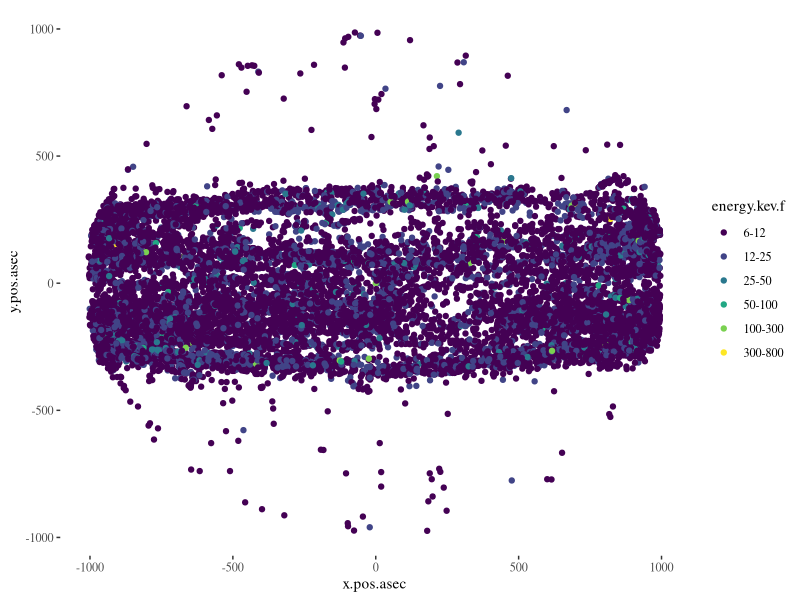
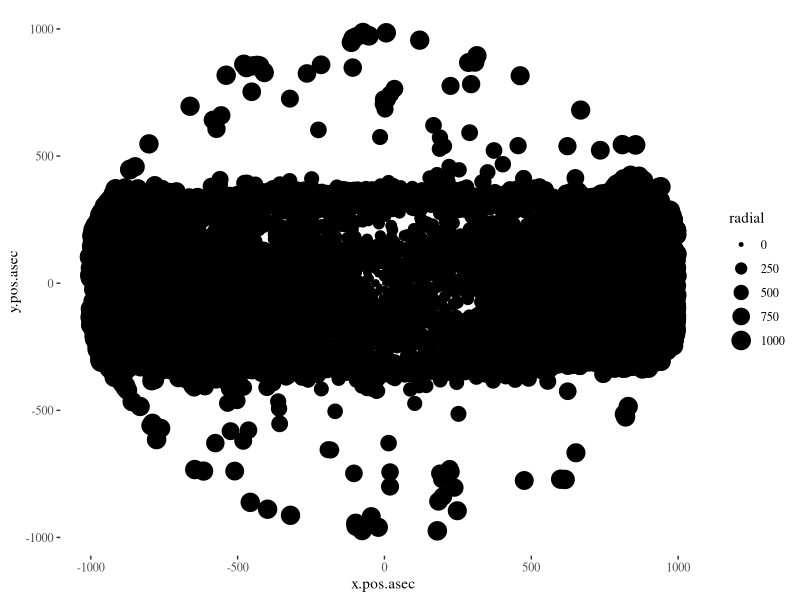
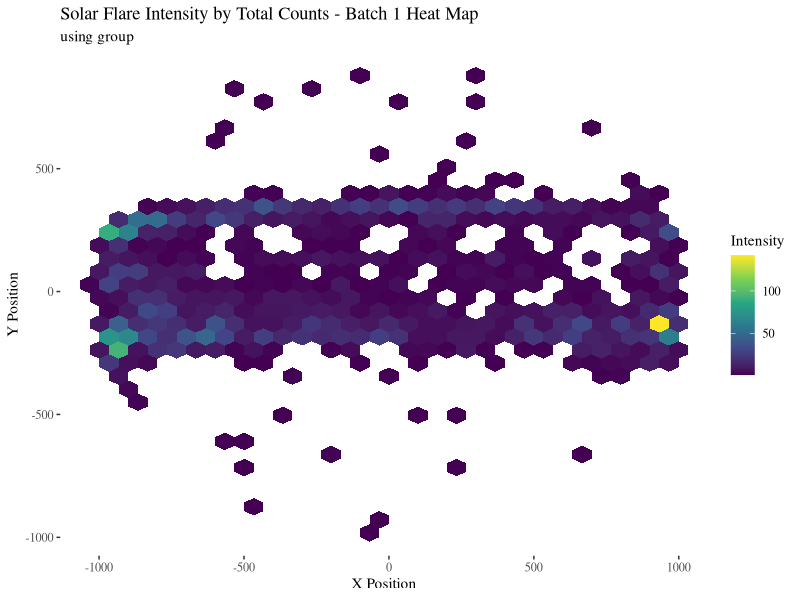
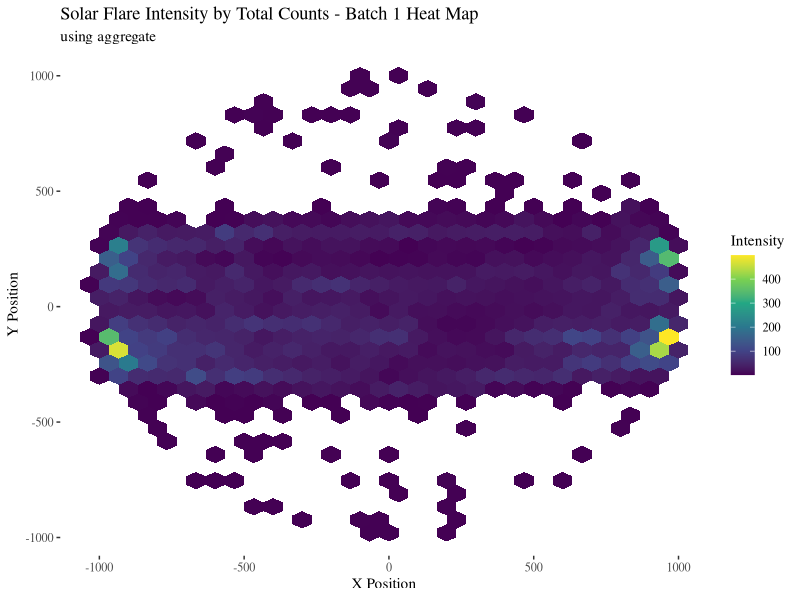
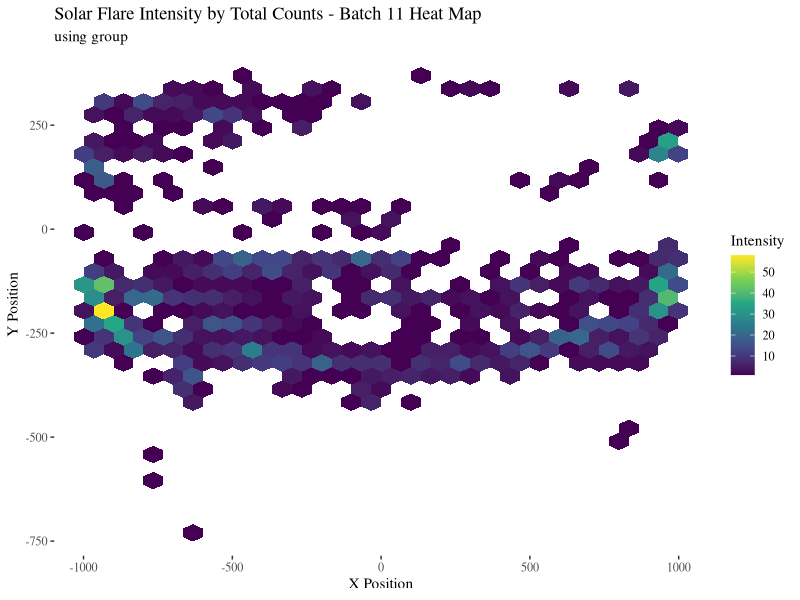
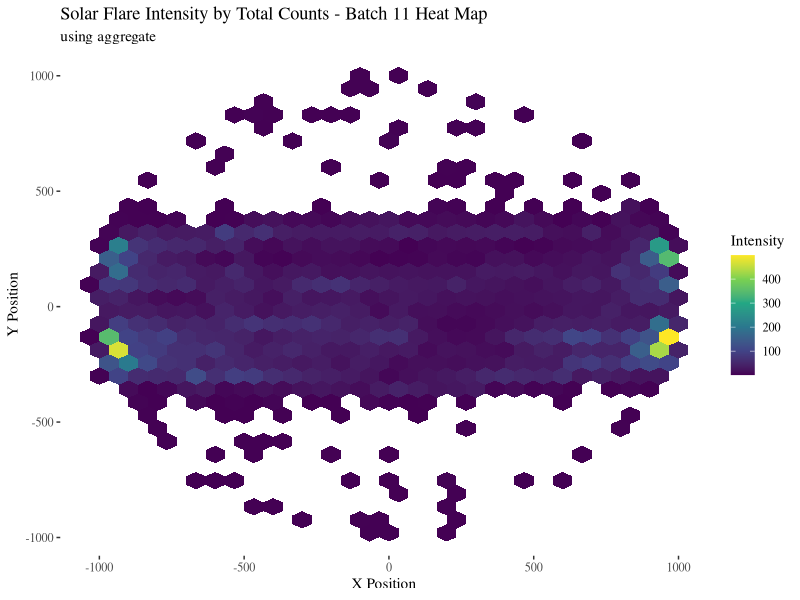
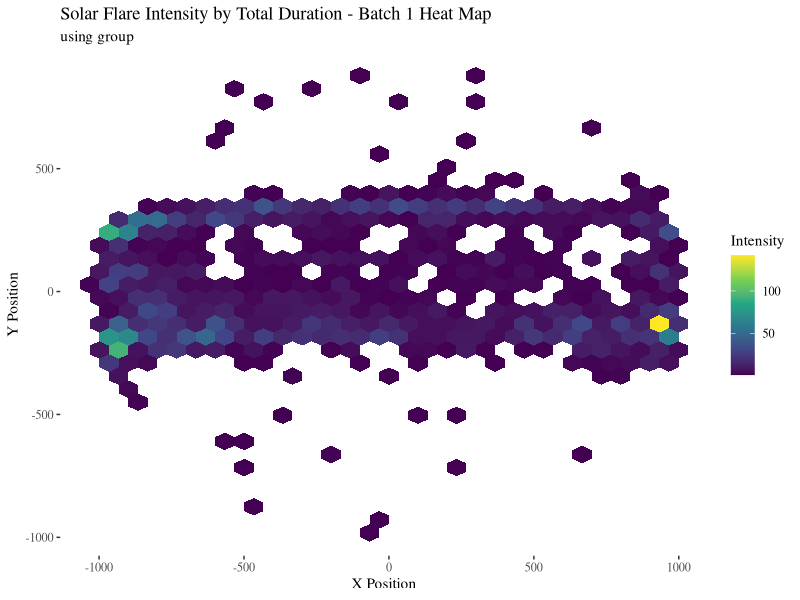
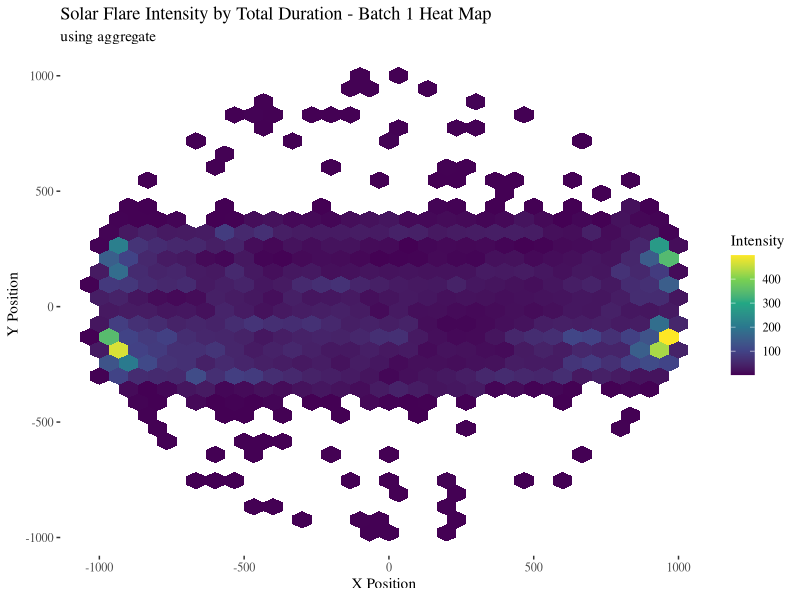

Reproduce these figures in R, in order.
# Libraries
# install.packages("readxl")
# install.packages("lubridate")
# install.packages("hexbin")
library(hexbin)
library(RColorBrewer)
library(lubridate)
library(readxl)
library(dplyr)
library(ggplot2)
library(ggthemes)

# Set directory (change this to your directory)
setwd("G:/My Drive/UH Fall 2023/COSC 3337 Data Science I/Group Project/CODE")
# setwd("C:/Users/Tyler/OneDrive/Documents/Data Science I/Group Project/Dataset")

# Read File
SolarData <- read.csv("Solar_flare_RHESSI_2004_05.csv")

# Add Date column with class Date
SolarData <- SolarData %>% mutate(Date = as.Date(paste(year, month, day, sep = "-")))

# Factor energy.kev
Energy_Levels <- c("6-12", "12-25", "25-50", "50-100", "100-300", "300-800", "800-7000", "7000-20000")
SolarData$energy.kev.f = factor(SolarData$energy.kev, levels = unique(Energy_Levels), ordered = T)

Exclude_Levels <- c("12-25", "25-50", "50-100", "100-300", "300-800", "800-7000", "7000-20000")
SolarData$energy.kev.fex <- factor(SolarData$energy.kev, levels = Energy_Levels[!Energy_Levels %in% Exclude_Levels], ordered = T)

solar_map <- ggplot(SolarData, aes(x = `x.pos.asec`, y = `y.pos.asec`, color = energy.kev.f)) +
  geom_point() + scale_fill_continuous(type = "viridis") +
  theme_tufte()
print(solar_map)

solar_map <- ggplot(SolarData, aes(x = `x.pos.asec`, y = `y.pos.asec`, size = radial)) +
  geom_point() + scale_fill_continuous(type = "viridis") +
  theme_tufte()
print(solar_map)

########################################################################################################################################


# TASK 1
## Method 1 - Solar Flare Intensity Estimation (based on total.counts)

# Set the parameters for batch creation
batch_size <- 4  # 4 months per batch
overlap <- 2     # 2-month overlap
start_date <- as.Date("2004-01-01")

for (i in 1:11) {
  batch_start_date <- start_date %m+% months(overlap * (i - 1))
  batch_end_date <- batch_start_date %m+% months(batch_size) - days(1)
  

  # Filter the data for the current batch
  batch_data <- SolarData %>%
    filter(Date >= batch_start_date, Date <= batch_end_date)
  
  method1_intensity <- batch_data %>%
    group_by(x.pos.asec, y.pos.asec) %>%
    summarise(total_intensity = sum(total.counts))
  
  intensity_by_location_method1 <- aggregate(SolarData$total.counts, 
                                             by=list(X=SolarData$x.pos.asec, Y=SolarData$y.pos.asec), sum)
  colnames(intensity_by_location_method1) <- c("x", "y", "total_intensity")
  
    # Create a heat map for the current batch
  if (i == 1 || i == 11) {
    intesity_map <- ggplot(method1_intensity, aes(x = `x.pos.asec`, y = `y.pos.asec`)) +
      geom_hex() + scale_fill_continuous(type = "viridis") +
      labs(title = paste("Solar Flare Intensity by Total Counts - Batch", i, "Heat Map"), x = "X Position", y = "Y Position", fill = "Intensity", subtitle = "using group") + theme_tufte()
    print(intesity_map)

    intesity_map2 <- ggplot(intensity_by_location_method1, aes(x = `x`, y = `y`)) +
      geom_hex() + scale_fill_continuous(type = "viridis") +
      labs(title = paste("Solar Flare Intensity by Total Counts - Batch", i, "Heat Map"), x = "X Position", y = "Y Position", fill = "Intensity", subtitle = "using aggregate") + theme_tufte()
    print(intesity_map2)
  }
}


for (i in 1:11) {
  batch_start_date <- start_date %m+% months(overlap * (i - 1))
  batch_end_date <- batch_start_date %m+% months(batch_size) - days(1)
  
  
  # Filter the data for the current batch
  batch_data <- SolarData %>%
    filter(Date >= batch_start_date, Date <= batch_end_date)
  
  method2_intensity <- batch_data %>%
    group_by(x.pos.asec, y.pos.asec) %>%
    summarise(total_duration = sum(duration.s))
  
  intensity_by_location_method2 <- aggregate(SolarData$duration.s, 
                                             by=list(X=SolarData$x.pos.asec, Y=SolarData$y.pos.asec), sum)
  colnames(intensity_by_location_method2) <- c("x", "y", "total_duration")
  
  if (i == 1 || i == 11) {
    # Create a heat map for the current batch
    intesity_map3 <- ggplot(method2_intensity, aes(x = `x.pos.asec`, y = `y.pos.asec`)) +
      geom_hex() + scale_fill_continuous(type = "viridis") +
      labs(title = paste("Solar Flare Intensity by Total Duration - Batch", i, "Heat Map"), x = "X Position", y = "Y Position", fill = "Intensity", subtitle = "using group") + theme_tufte()
    print(intesity_map3)
    
    intesity_map4 <- ggplot(intensity_by_location_method2, aes(x = `x`, y = `y`)) +
      geom_hex() + scale_fill_continuous(type = "viridis") +
      labs(title = paste("Solar Flare Intensity by Total Duration - Batch", i, "Heat Map"), x = "X Position", y = "Y Position", fill = "Intensity", subtitle = "using aggregate") + theme_tufte()
    print(intesity_map4)
  }
}